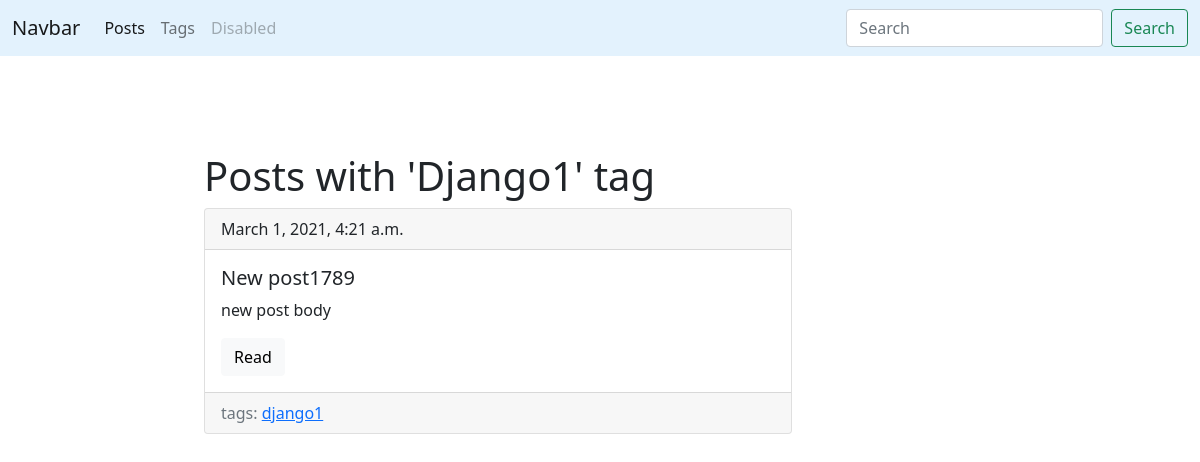
/blog/tag/django1/, run on the app's committed database.
### blog/models.py (models this page shows, shortened)
class Tag(models.Model):
    title = models.CharField(max_length=50)
    slug = models.SlugField(max_length=50, unique=True)
    def get_absolute_url(self):
        return reverse('tag_detail', kwargs={'slug':self.slug})

class Post(models.Model):
    title = models.CharField(max_length=150, db_index=True)
    slug = models.SlugField(max_length=150, blank=True, unique=True)
    body = models.TextField(blank=True, db_index=True)
    tags = models.ManyToManyField('Tag', blank=True, related_name='posts')
    date_pub = models.DateTimeField(auto_now_add=True)
    def get_absolute_url(self):
        return reverse('post_detail', kwargs={'slug':self.slug})

### blog/views.py (the view)
# urls.py: path('tag/<str:slug>/', TagDetail.as_view(), name='tag_detail'),
class TagDetail(ObjectDetailMixin, View):
    model = Tag
    template = 'blog/tag_detail.html'

### blog/utils.py (called while the page is built)
    def get(self, request, slug):
        obj = get_object_or_404(self.model, slug__iexact=slug)
        return render(request, self.template, context = {self.model.__name__.lower(): obj})

### blog/templates/blog/tag_detail.html (shortened to what this page needs)
{% extends 'blog/base.html' %}
{% block content %}
    <h1 class='mt-5'>Posts with '{{ tag.title|title }}' tag</h1>
    {% for post in tag.posts.all %}
      {% include 'blog/includes/post_card.html' %}
    {% endfor %}
{% endblock %}

### blog/templates/blog/includes/post_card.html
<div class="card mb-4">
    <div class="card-header">
      {{ post.date_pub }}
    </div>
    <div class="card-body">
      <h5 class="card-title">{{ post.title }}</h5>
      <p class="card-text">{{ post.body|truncatewords:15 }}</p>
      <a href="{{ post.get_absolute_url }}" class="btn btn-light">Read</a>
    </div>
    <div class="card-footer text-muted">
      tags:
      {% for tag in post.tags.all %}
        <a href="{{ tag.get_absolute_url }}">{{ tag.title }}</a>
      {% endfor %}
    </div>
</div>

### data on the page
Tag: title "Django1", title "django1"
Post: date_pub "March 1, 2021, 4:21 a.m.", title "New post1789", body "new post body"
